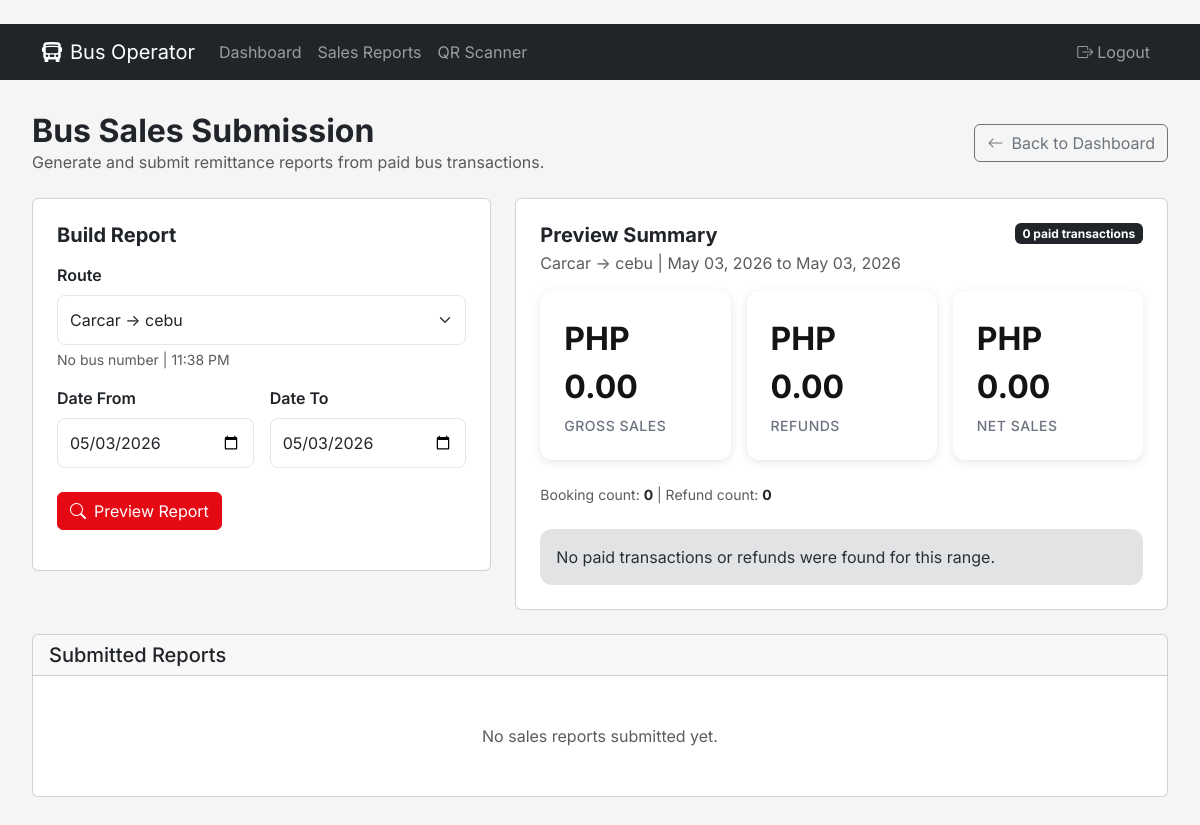
/bus-operator/sales-submissions (signed in), run on an earlier commit of the app's database.
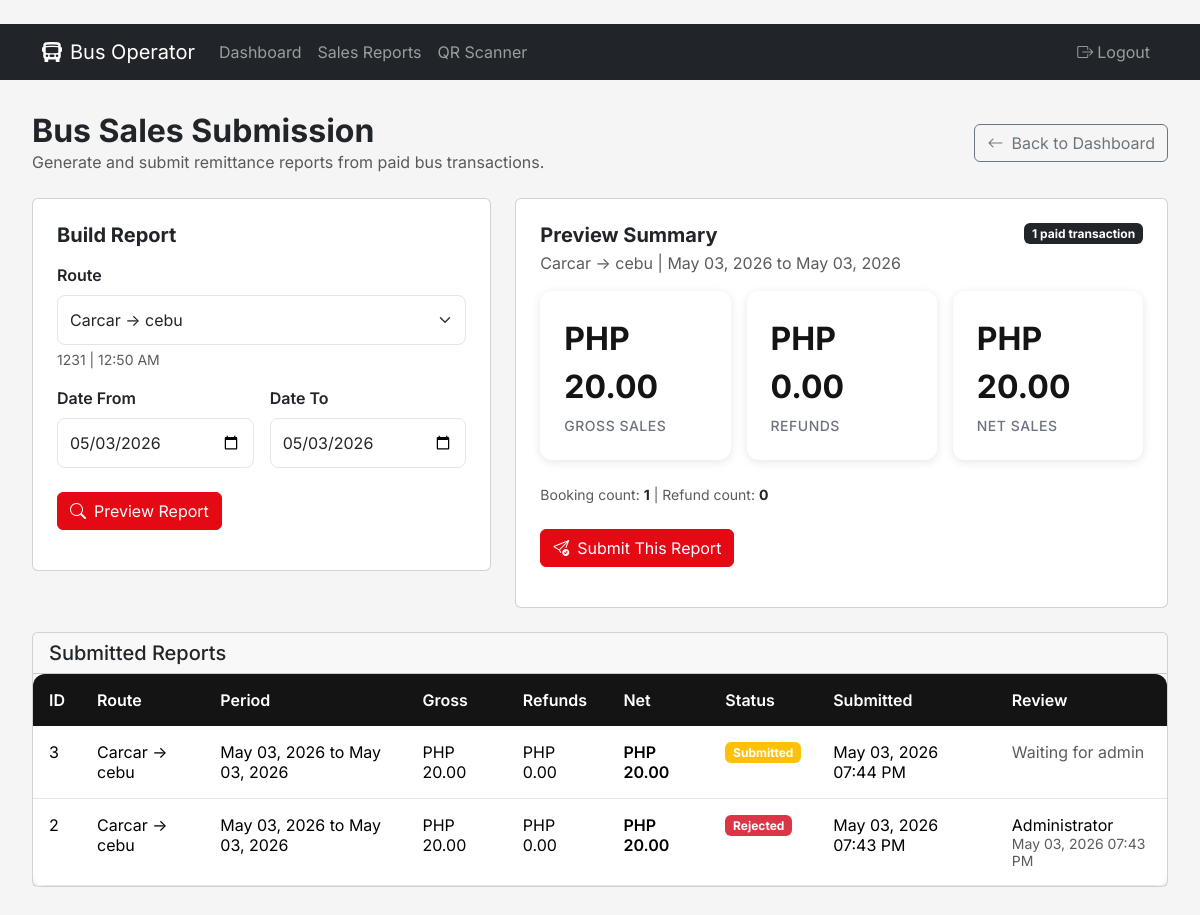
And on a later commit of the database.
### flask_app/app.py (models this page shows, shortened)
class SalesSubmission(db.Model):
    id = db.Column(db.Integer, primary_key=True)
    operator_id = db.Column(db.Integer, db.ForeignKey('user.id'), nullable=False)
    business_type = db.Column(db.String(20), nullable=False)  # movie or bus
    target_id = db.Column(db.Integer, nullable=False)  # cinema_id or route_id
    target_label = db.Column(db.String(200), nullable=False)
    date_from = db.Column(db.Date, nullable=False)
    date_to = db.Column(db.Date, nullable=False)
    gross_amount = db.Column(db.Float, default=0.0, nullable=False)
    refund_amount = db.Column(db.Float, default=0.0, nullable=False)
    net_amount = db.Column(db.Float, default=0.0, nullable=False)
    booking_count = db.Column(db.Integer, default=0, nullable=False)
    transaction_count = db.Column(db.Integer, default=0, nullable=False)
    refund_count = db.Column(db.Integer, default=0, nullable=False)
    status = db.Column(db.String(20), default='submitted', nullable=False)  # submitted, approved, rejected
    snapshot_json = db.Column(db.Text, nullable=True)
    review_note = db.Column(db.String(255), nullable=True)
    submitted_at = db.Column(db.DateTime, default=datetime.utcnow, nullable=False)
    reviewed_at = db.Column(db.DateTime, nullable=True)
    reviewed_by_id = db.Column(db.Integer, db.ForeignKey('user.id'), nullable=True)
    created_at = db.Column(db.DateTime, default=datetime.utcnow, nullable=False)
    updated_at = db.Column(db.DateTime, default=datetime.utcnow, onupdate=datetime.utcnow)
    operator = db.relationship('User', foreign_keys=[operator_id], backref='sales_submissions')
    reviewed_by_user = db.relationship('User', foreign_keys=[reviewed_by_id], backref='reviewed_sales_submissions')

class User(UserMixin, db.Model):
    id = db.Column(db.Integer, primary_key=True)
    email = db.Column(db.String(120), unique=True, nullable=False)
    password_hash = db.Column(db.String(256), nullable=False)
    name = db.Column(db.String(100), nullable=False)
    phone = db.Column(db.String(20))
    is_admin = db.Column(db.Boolean, default=False)
    is_bus_operator = db.Column(db.Boolean, default=False)
    is_cinema_operator = db.Column(db.Boolean, default=False)
    created_at = db.Column(db.DateTime, default=datetime.utcnow)
    movie_bookings = db.relationship('MovieBooking', foreign_keys='MovieBooking.user_id', backref='user', lazy=True)
    bus_bookings = db.relationship('BusBooking', foreign_keys='BusBooking.user_id', backref='user', lazy=True)

### flask_app/app.py (the view)
@app.route('/bus-operator/sales-submissions')
@login_required
@bus_operator_required
def bus_operator_sales_submissions():
    context = get_operator_sales_submission_page_context(current_user, 'bus')
    return render_template(
        'operator/sales_submissions.html',
        operator_base='bus_operator/base.html',
        page_title='Bus Sales Submissions - TicketHub',
        page_heading='Bus Sales Submission',
        page_description='Generate and submit remittance reports from paid bus transactions.',
        target_label='Route',
        submit_endpoint='submit_bus_operator_sales_submission',
        back_endpoint='bus_operator_dashboard',
        business_type='bus',
        **context,
    )

### flask_app/app.py (called while the page is built)
@app.after_request
def add_no_cache_headers(response):
    if request.endpoint != 'static':
        response.headers['Cache-Control'] = 'no-store, no-cache, must-revalidate, private, max-age=0'
        response.headers['Pragma'] = 'no-cache'
        response.headers['Expires'] = '0'
    return response

def parse_report_date(value, default_date=None):
    try:
        return datetime.strptime(str(value or '').strip(), '%Y-%m-%d').date()
    except Exception:
        return default_date or datetime.now().date()

def normalize_sales_submission_status(value, default=''):
    raw_value = str(value or '').strip().lower()
    aliases = {
        'submitted': 'submitted',
        'submit': 'submitted',
        'pending': 'submitted',
        'approved': 'approved',
        'approve': 'approved',
        'rejected': 'rejected',
        'reject': 'rejected',
    }
    return aliases.get(raw_value, default)

def sales_submission_badge_class(status):
    status_value = normalize_sales_submission_status(status)
    return {
        'submitted': 'warning',
        'approved': 'success',
        'rejected': 'danger',
    }.get(status_value, 'secondary')

### flask_app/templates/operator/sales_submissions.html (shortened to what the changed rows need)
{% extends operator_base %}
{% block operator_content %}
<div class="d-flex justify-content-between align-items-center mb-4 flex-wrap gap-3">
    <div>
        <h2 class="fw-bold mb-0">{{ page_heading }}</h2>
    </div>
</div>
{% if targets %}
<div class="row g-4 mb-4">
    <div class="col-xl-5">
        <div class="card">
            <div class="card-body p-4">
                <form method="GET">
                    <div class="mb-3">
                        <label class="form-label fw-semibold">{{ target_label }}</label>
                        <select class="form-select" name="target_id" required>
                            {% for target in targets %}
                                <option value="{{ target.id }}" {% if selected_target_id == target.id %}selected{% endif %}>
                                </option>
                            {% endfor %}
                        </select>
                        <div class="form-text">
                            {% for target in targets if selected_target_id == target.id %}
                                {{ target.subtitle }}
                            {% endfor %}
                        </div>
                    </div>
                </form>
            </div>
        </div>
    </div>
    <div class="col-xl-7">
        <div class="card h-100">
            <div class="card-body p-4">
                <div class="d-flex justify-content-between align-items-start flex-wrap gap-3 mb-3">
                    <div>
                        <h5 class="fw-bold mb-1">Preview Summary</h5>
                        {% if preview %}
                            <div class="text-muted">{{ preview.target_label }} | {{ preview.date_from.strftime('%b %d, %Y') }} to {{ preview.date_to.strftime('%b %d, %Y') }}</div>
                        {% else %}
                            <div class="text-muted">Choose a target and date range to preview the report.</div>
                        {% endif %}
                    </div>
                    {% if preview %}
                        <span class="badge text-bg-dark">{{ preview.transaction_count }} paid transaction{% if preview.transaction_count != 1 %}s{% endif %}</span>
                    {% endif %}
                </div>
                {% if preview %}
                    <div class="row g-3 mb-4">
                        <div class="col-md-4">
                            <div class="stat-card h-100">
                                <div class="stat-value">PHP {{ "%.2f"|format(preview.gross_amount) }}</div>
                                <div class="stat-label">Gross Sales</div>
                            </div>
                        </div>
                        <div class="col-md-4">
                            <div class="stat-card h-100">
                                <div class="stat-value">PHP {{ "%.2f"|format(preview.refund_amount) }}</div>
                                <div class="stat-label">Refunds</div>
                            </div>
                        </div>
                        <div class="col-md-4">
                            <div class="stat-card h-100">
                                <div class="stat-value">PHP {{ "%.2f"|format(preview.net_amount) }}</div>
                                <div class="stat-label">Net Sales</div>
                            </div>
                        </div>
                    </div>
                    <div class="small text-muted mb-4">
                        Booking count: <strong class="text-dark">{{ preview.booking_count }}</strong> |
                        Refund count: <strong class="text-dark">{{ preview.refund_count }}</strong>
                    </div>
                    {% if preview.transaction_count > 0 or preview.refund_count > 0 %}
                        <form method="POST" action="{{ url_for(submit_endpoint) }}">
                            <button type="submit" class="btn btn-primary">
                                <i class="bi bi-send-check me-2"></i>Submit This Report
                            </button>
                        </form>
                    {% else %}
                        <div class="alert alert-secondary mb-0">No paid transactions or refunds were found for this range.</div>
                    {% endif %}
                {% else %}
                    <div class="alert alert-light mb-0">The report preview will be generated from paid transactions and refunded bookings only.</div>
                {% endif %}
            </div>
        </div>
    </div>
</div>
<div class="card">
    <div class="card-body p-0">
        {% if submissions %}
            <div class="table-responsive">
                <table class="table table-hover mb-0">
                    <thead>
                        <tr>
                            <th>ID</th>
                            <th>{{ target_label }}</th>
                            <th>Period</th>
                            <th>Gross</th>
                            <th>Refunds</th>
                            <th>Net</th>
                            <th>Status</th>
                            <th>Submitted</th>
                            <th>Review</th>
                        </tr>
                    </thead>
                    <tbody>
                        {% for submission in submissions %}
                            <tr>
                                <td>{{ submission.id }}</td>
                                <td>{{ submission.target_label }}</td>
                                <td>{{ submission.date_from.strftime('%b %d, %Y') }} to {{ submission.date_to.strftime('%b %d, %Y') }}</td>
                                <td>PHP {{ "%.2f"|format(submission.gross_amount) }}</td>
                                <td>PHP {{ "%.2f"|format(submission.refund_amount) }}</td>
                                <td class="fw-semibold">PHP {{ "%.2f"|format(submission.net_amount) }}</td>
                                <td><span class="badge bg-{{ sales_submission_badge_class(submission.status) }}">{{ submission.status.title() }}</span></td>
                                <td>{{ submission.submitted_at.strftime('%b %d, %Y %I:%M %p') if submission.submitted_at else '-' }}</td>
                                <td>
                                    {% if submission.reviewed_by_user %}
                                        <div>{{ submission.reviewed_by_user.name }}</div>
                                        <div class="small text-muted">{{ submission.reviewed_at.strftime('%b %d, %Y %I:%M %p') if submission.reviewed_at else '' }}</div>
                                    {% else %}
                                        <span class="text-muted">Waiting for admin</span>
                                    {% endif %}
                                </td>
                            </tr>
                        {% endfor %}
                    </tbody>
                </table>
            </div>
        {% else %}
            <div class="text-center py-5 text-muted">No sales reports submitted yet.</div>
        {% endif %}
    </div>
</div>
{% endif %}
{% endblock %}

What changed in the data, as far as the page shows it:
added SalesSubmission: id "3", target_label "Carcar -> cebu", date_from "May 03, 2026", date_to "May 03, 2026", gross_amount "20.00", refund_amount "0.00", net_amount "20.00", status "Submitted", submitted_at "May 03, 2026 07:44 PM", shows "Waiting for admin"
added SalesSubmission: id "2", target_label "Carcar -> cebu", date_from "May 03, 2026", date_to "May 03, 2026", gross_amount "20.00", refund_amount "0.00", net_amount "20.00", status "Rejected", submitted_at "May 03, 2026 07:43 PM", reviewed_by_user.name "Administrator", reviewed_at "May 03, 2026 07:43 PM"
Also different on the page:
{{ preview.transaction_count }}: "0" → "1"
{{ "%.2f"|format(preview.gross_amount) }}: "0.00" → "20.00"
{{ "%.2f"|format(preview.net_amount) }}: "0.00" → "20.00"
{{ preview.booking_count }}: "0" → "1"
{{ target_label }}: (not shown) → "Route"
new list line: "1231 | 12:50 AM"
text no longer shown: "s No paid transactions or refunds were found for this range. No sales reports submitted yet."
text now shown: "Submit This Report ID Period Gross Refunds Net Status Submitted Review"
list line gone: "No bus number | 11:38 PM"
